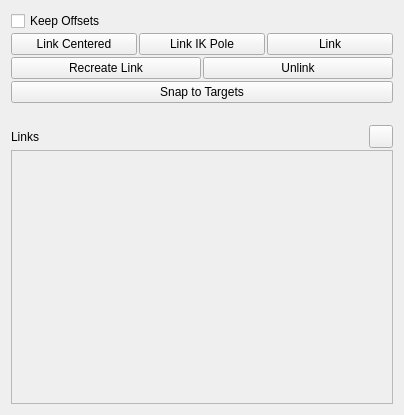
<?xml version="1.0" encoding="UTF-8"?>
<ui version="4.0">
 <class>LayoutLinkEditor</class>
 <widget class="QWidget" name="LayoutLinkEditor">
  <property name="geometry">
   <rect>
    <x>0</x>
    <y>0</y>
    <width>404</width>
    <height>415</height>
   </rect>
  </property>
  <property name="windowTitle">
   <string>Form</string>
  </property>
  <layout class="QVBoxLayout" name="verticalLayout">
   <property name="spacing">
    <number>2</number>
   </property>
   <item>
    <widget class="QCheckBox" name="keep_offsets_check">
     <property name="toolTip">
      <string>Store relative offsets when creating or updating links.</string>
     </property>
     <property name="text">
      <string>Keep Offsets</string>
     </property>
    </widget>
   </item>
   <item>
    <layout class="QHBoxLayout" name="horizontalLayout">
     <property name="spacing">
      <number>2</number>
     </property>
     <item>
      <widget class="QPushButton" name="link_center_btn">
       <property name="text">
        <string>Link Centered</string>
       </property>
      </widget>
     </item>
     <item>
      <widget class="QPushButton" name="link_ikpole_btn">
       <property name="text">
        <string>Link IK Pole</string>
       </property>
      </widget>
     </item>
     <item>
      <widget class="QPushButton" name="link_btn">
       <property name="text">
        <string>Link</string>
       </property>
      </widget>
     </item>
    </layout>
   </item>
   <item>
    <layout class="QHBoxLayout" name="horizontalLayout_2">
     <property name="spacing">
      <number>2</number>
     </property>
     <item>
      <widget class="QPushButton" name="recreate_link_btn">
       <property name="toolTip">
        <string>Recreate links for the selected nodes, updating or removing offsets.</string>
       </property>
       <property name="text">
        <string>Recreate Link</string>
       </property>
      </widget>
     </item>
     <item>
      <widget class="QPushButton" name="unlink_btn">
       <property name="text">
        <string>Unlink</string>
       </property>
      </widget>
     </item>
    </layout>
   </item>
   <item>
    <widget class="QPushButton" name="snap_to_targets_btn">
     <property name="text">
      <string>Snap to Targets</string>
     </property>
    </widget>
   </item>
   <item>
    <spacer name="verticalSpacer">
     <property name="orientation">
      <enum>Qt::Vertical</enum>
     </property>
     <property name="sizeType">
      <enum>QSizePolicy::Minimum</enum>
     </property>
     <property name="sizeHint" stdset="0">
      <size>
       <width>20</width>
       <height>20</height>
      </size>
     </property>
    </spacer>
   </item>
   <item>
    <layout class="QHBoxLayout" name="horizontalLayout_3">
     <item>
      <widget class="QLabel" name="section_title_links">
       <property name="sizePolicy">
        <sizepolicy hsizetype="Expanding" vsizetype="Preferred">
         <horstretch>0</horstretch>
         <verstretch>0</verstretch>
        </sizepolicy>
       </property>
       <property name="text">
        <string>Links</string>
       </property>
       <property name="cssClasses" stdset="0">
        <string>section-title</string>
       </property>
      </widget>
     </item>
     <item>
      <widget class="QToolButton" name="refresh_btn">
       <property name="toolTip">
        <string>Refresh the link data for the selected nodes.</string>
       </property>
       <property name="text">
        <string/>
       </property>
       <property name="icon">
        <iconset resource="icons/icons.qrc">
         <normaloff>:/icon/rotate_right.svg</normaloff>:/icon/rotate_right.svg</iconset>
       </property>
      </widget>
     </item>
    </layout>
   </item>
   <item>
    <widget class="QScrollArea" name="link_info_scroll_area">
     <property name="widgetResizable">
      <bool>true</bool>
     </property>
     <widget class="QWidget" name="link_info_scroll_area_widget">
      <property name="geometry">
       <rect>
        <x>0</x>
        <y>0</y>
        <width>384</width>
        <height>249</height>
       </rect>
      </property>
      <layout class="QVBoxLayout" name="verticalLayout_3" stretch="0,1">
       <property name="leftMargin">
        <number>0</number>
       </property>
       <property name="topMargin">
        <number>0</number>
       </property>
       <property name="rightMargin">
        <number>0</number>
       </property>
       <property name="bottomMargin">
        <number>0</number>
       </property>
       <item>
        <layout class="QVBoxLayout" name="link_info_vbox">
         <property name="spacing">
          <number>2</number>
         </property>
        </layout>
       </item>
       <item>
        <spacer name="verticalSpacer_2">
         <property name="orientation">
          <enum>Qt::Vertical</enum>
         </property>
         <property name="sizeHint" stdset="0">
          <size>
           <width>20</width>
           <height>40</height>
          </size>
         </property>
        </spacer>
       </item>
      </layout>
     </widget>
    </widget>
   </item>
  </layout>
 </widget>
 <resources>
  <include location="icons/icons.qrc"/>
 </resources>
 <connections/>
</ui>
